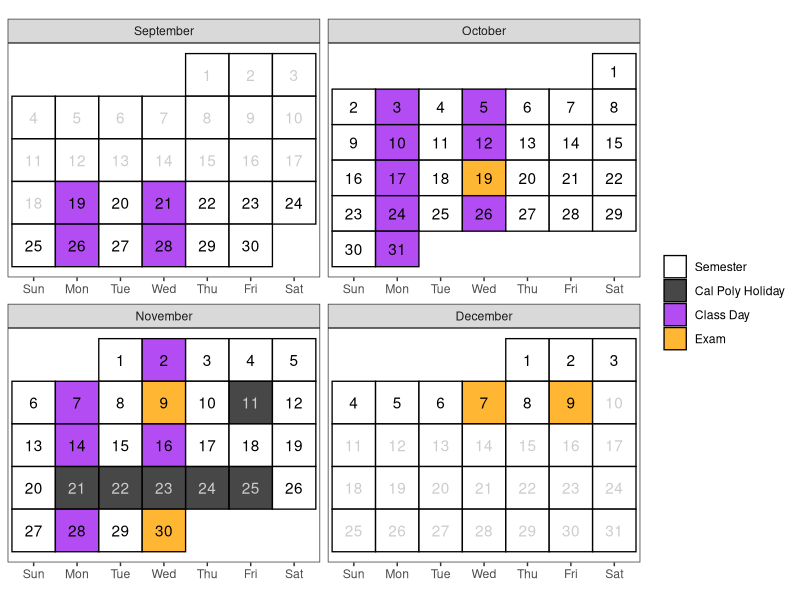

This figure's R source: (Note: this script raises an error after producing the figure.)
## ---- chunk 1
# knitr::opts_chunk$set(cache=FALSE, dev='pdf')
knitr::opts_chunk$set(cache=F,
                      fig.path = 'figs/',
                      cache.path='cache/',
                      fig.align = 'center',
                      echo = F,
                      warning=F,
                      message=F)
knitr::opts_chunk$set(
                  fig.process = function(x) {
                      x2 = sub('-\\d+([.][a-z]+)$', '\\1', x)
                      if (file.rename(x, x2)) x2 else x
                      }
                  )
library(tidyverse)
library(lubridate)
# Create a calendar for your syllabus ----
# Source: http://svmiller.com/blog/2020/08/a-ggplot-calendar-for-your-semester/
# 1) what is the first Monday of the semester?
# Any number of ways to identify dates in R, but we'll use {lubridate} and the ymd() function here.
# Format: YYYYMMDD. In this example, 4 January 2022.
# What are the full dates of the semester? Here, I'll exclude exam week as I like to do.
# In this case: 6 January to 23 April
semester_dates <- seq(ymd(20220919), ymd(20221209), by=1)
# Weekday(s) of class
class_wdays <- c("Mon", "Wed")

not_here_dates <- c(
  # Labor Day
  # ymd("20220905"),
  # Veterans Day
  ymd("20221111"),
  # Spring Break
  # Fall Break
  # seq(ymd(20221017), ymd(20221018), by = 1),
  # Thanksgiving
  seq(ymd(20221121), ymd(20221125), by = 1))

# 2:10 section final Exam Dec. 9th at 1:10 - 4:00 PM
# 4:10 section final Exam Dec. 7th at 4:10 - 7:00 PM
exam_dates <- c(ymd(20221019), 
                ymd(20221109), 
                ymd(20221130),
                ymd(20221207), 
                ymd(20221209)
                )

# project_dates <- c(ymd(20221104), ymd(20221205), ymd(20221209))
finals_week <- seq(ymd(20221205), ymd(20221209), by = 1)

# Custom function for treating the first day of the month as the first week 
# of the month up until the first Sunday 
# (unless Sunday was the start of the month)
wom <- function(date) {
    first <- wday(as.Date(paste(year(date), month(date), 1, sep = "-")))
    return((mday(date) + (first - 2)) %/% 7 + 1)
  }
# Create a data frame of dates, assign to Cal
Cal <- tibble(date = seq(ymd(20220901), ymd(20221231), by=1))  %>%
  mutate(mon = lubridate::month(date, label=T, abbr=F),
         wkdy = weekdays(date, abbreviate=T),
         wkdy = fct_relevel(wkdy, "Sun", "Mon", "Tue", "Wed", "Thu","Fri","Sat"), # make sure Sunday comes first
         semester = date %in% semester_dates, 
         # project = date %in% project_dates,
         exams = date %in% exam_dates, # is it an exam?
         not_here = date %in% not_here_dates, # is it a day off?
         exam_wk = date %in% finals_week,
         day = lubridate::mday(date), 
         week = wom(date))
Cal <- Cal %>%
  mutate(category = case_when(
    # project ~ "Project",
    exams ~ "Exam",
    not_here ~ "Cal Poly Holiday",
    semester & wkdy %in% class_wdays & !not_here & !exam_wk ~ "Class Day",
    semester ~ "Semester",
    TRUE ~ "NA"
  ))
class_cal <- Cal %>% 
  ggplot(.,aes(wkdy, week)) +
  theme_bw() +
  theme(aspect.ratio = 0.75, 
        panel.grid.major.x = element_blank(),
        legend.position = "right",
        # legend.position = c(1, 0), 
        # legend.justification = c(1,0),
        # legend.direction = "vertical", 
        legend.title = element_blank(),
        axis.title.y = element_blank(), 
        axis.title.x = element_blank(),
        axis.ticks.y = element_blank(), 
        axis.text.y = element_blank()) +
  geom_tile(alpha=0.8, aes(fill=category), color="black", size=.45) +
  facet_wrap(~mon, scales = "free", ncol=2) +
  geom_text(aes(label = day, color = semester & (!not_here))) +
  # put your y-axis down, flip it, and reverse it
  scale_y_reverse(breaks=NULL) +
  # manually fill scale colors to something you like...
  scale_color_manual(values = c("FALSE" = "grey80", "TRUE" = "black"), guide = "none") + 
  scale_fill_manual(values=c("Class Day"="purple", 
                             "Semester"="white",
                             "Cal Poly Holiday" = "grey10",
                             "NA" = "white", # I like these whited out...
                             "Exam"="orange"),
                    #... but also suppress a label for a non-class semester day
                    breaks=c("Semester", "Cal Poly Holiday", "Class Day","Exam"))
class_cal

exam_days <- filter(Cal, category == "Exam") %>%
  mutate(topic = c("Midterm Exam 1 (In Class)", "Midterm Exam 2 (In Class)",  "Final Exam (Group Portion) In Class", "Final Exam (Section 06) at 4:10-7:00 PM", "Final Exam (Section 05) at 1:10-4:00 PM"),
         time = c("In Class", "In Class", "In Class", "1:10-4:00 PM", "4:10-7:00 PM")) %>%
  rowwise() %>%
  mutate(sem_week = week(date),
         Date = paste(format(date, "%b %e"), sep = ",", collapse = ", "))

# project_days <- filter(Cal, category == "Project") %>%
#   mutate(topic = c("Project Proposal Due", "Project Presentation Due", "Project Report Due"),
#          time = c("8pm", "8pm", "8pm")) %>%
#   mutate(Date = format(date, "%b %e"),
#          sem_week = week(date))

class_days <- filter(Cal, category %in% c("Class Day")) %>%
  mutate(sem_week = week(date)) %>%
  group_by(sem_week) %>%
  # group_by(sem_week) %>%
  summarize(Date = paste(format(date, "%b %e"), sep = ",", collapse = ", ")) %>%
  mutate(topic = c(
    "Introduction to Data",
    "Quantitative Variable Exploratory Data Analysis",
    "Inference for One Mean",
    "Simple Linear Regression",
    "Difference in Means",
    "Paired Data",
    "Analysis of Variance (ANOVA)",
    "One Categorical Variable Exploratory Data Analysis",
    "One Categorical Variable Inference",
    "Two Categorical Variable Inference")) %>%
  # bind_rows(project_days) %>%
  bind_rows(exam_days) %>%
  arrange(sem_week) %>%
  select(Date, Topic = topic)
## ---- chunk 2
knitr::include_graphics("images/ims.jpeg")
## ---- chunk 3
#| echo: false
#| eval: true
#| warning: false
#| fig-width: 8
#| fig-height: 4.5
class_cal
## ---- chunk 4
#| echo: false
#| eval: true
#| fig-pos: 'h'
class_days %>%
kableExtra::kable(caption = "Tentative schedule of class topics and important due dates", format = "simple")
## ---- chunk 5

library(RColorBrewer)
pal <- brewer.pal(n = 8, name = "Purples")

grades <- tribble(
  ~category,  ~percent,
  "Reading & Videos", 0.05,
  "Activities", 0.10,
  "Labs", 0.10,
  "Assignments", 0.15,
  "Midterm Project", 0.10, 
  "Midterm Exams (2)", 0.20,
  "Final Project", 0.15,
  "Final Exam", 0.15
) %>% 
  mutate(category = factor(category, 
                           levels = c(
                             "Reading & Videos",
                             "Activities",
                             "Labs",
                             "Assignments",
                             "Midterm Project",
                             "Midterm Exams (2)",
                             "Final Project",
                             "Final Exam")
                           )
         ) %>% 
  mutate(
    location = rep(1, 8) 
  )

grades %>% 
  ggplot(aes(x = location, y = percent)) +
  geom_col(aes(fill = category), col = 'black') + 
  guides(fill = "none") + 
  geom_text(aes(x = rep(1, 8), 
                label = c(
                  "Reading & Videos - 5%",
                  "Activities - 10%",
                  "Labs - 10%",
                  "Assignments - 15%",
                  "Midterm Project - 10%",
                  "Midterm Exams (2) - 20%",
                  "Final Project - 15%", 
                  "Final Exam - 15%"
                  ), 
                y = c(0.98, 0.90, 0.80, 0.68, 0.55, 0.40, 0.24, 0.08)
                )
            ) + 
  scale_x_discrete('', expand = c(0,0))+
  scale_y_continuous('Cumulative percent', labels = scales::percent, expand = c(0,0)) +
  theme_test() +
  theme(aspect.ratio = 0.8, axis.text.x = element_blank()) +
  scale_fill_manual(values = pal)
